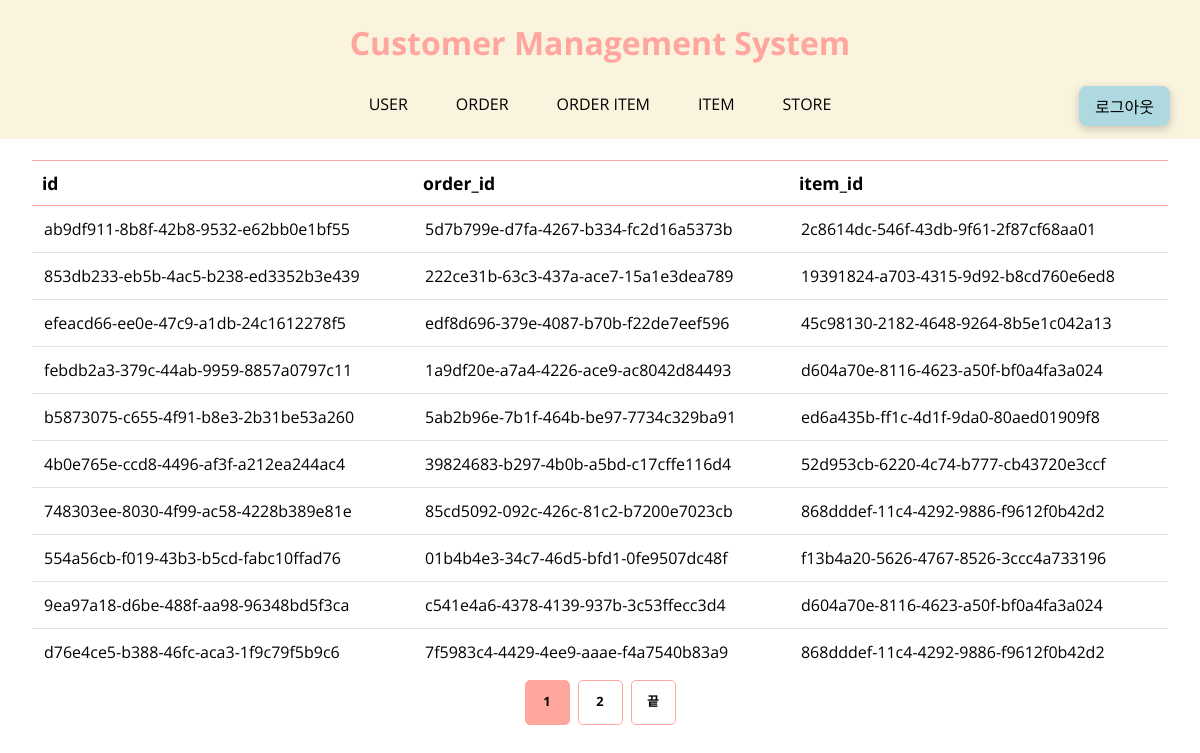
The app's page /order_items/ with its own data.
### tables this page shows
CREATE TABLE "orderitem"(
"Id" TEXT, "OrderId" TEXT, "ItemId" TEXT);

### views/order_items_view.py (the view)
@bp.route('/order_items/')
def order_items():
    page = request.args.get('page', default=1, type=int)
    order_items = get_info('orderitem')
    data = []
    page_data = []
    for order_item in order_items:
        data.append(order_item)
    total_pages = Pagination().get_total_pages(data)
    start_index = Pagination().get_start_index(page)
    end_index = Pagination().get_end_index(start_index)
    page_data = data[start_index:end_index]
    return render_template("order_items.html", order_items = page_data, total_pages = total_pages, current_page = page)

### common/pagination.py (called while the page is built)
    def get_total_pages(self, data):
        total_pages = len(data) // self.PER_PAGE + (len(data) % self.PER_PAGE > 0)
        return total_pages

    def get_start_index(self, page):
        start_index = self.PER_PAGE * (page - 1)
        return start_index

    def get_end_index(self, start_index):
        end_index = start_index + self.PER_PAGE
        return end_index

### db.py (called while the page is built)
def get_info(data_type):
    cursor.execute('select * from {}'.format(data_type))
    results = cursor.fetchall()
    return results

### templates/order_items.html
{% extends "components/layout.html" %} {% block content %} {{ super() }}
<main class="main">
  <table>
    <tr>
      <th align="left">id</th>
      <th align="left">order_id</th>
      <th align="left">item_id</th>
    </tr>
    {% for order_item in order_items %}
    <tr class="table__item hover">
      <td>{{ order_item['Id'] }}</td>
      <td>
        <a class="table__item id" href="{{ url_for('order_item_detail.order_item_detail') }}"
          >{{ order_item['OrderId'] }}</a
        >
      </td>
      <td>
        <a class="table__item id" href="/item_detail/{{ order_item['ItemId'] }}">{{ order_item['ItemId'] }}</a>
      </td>
    </tr>
    {% endfor %}
  </table>
  {% include "components/pagination.html" %}
</main>
{% endblock %}

### static/css/style.css (style rules this page uses)
* { box-sizing: border-box; }
body { margin: 0; font-family: 'Open Sans', sans-serif; }
a { text-decoration: none; color: black; }
.main { margin-top: 160px; margin-bottom: 50px; padding: 0 2rem; }

### static/css/variables.css (style rules this page uses)
:root { --color-primary: var(--color-blue); --color-primary-variant: var(--color-mint); --color-accent: var(--color-pink); --color-accent-variant: var(--color-beige); --color-text: var(--color-black); --color-blue: #aed9e0; --color-mint: #b8f2e6; --color-pink: #ffa69e; --color-beige: #faf3dd; --color-black: #000000; }

### static/css/components/table.css (style rules this page uses)
table { width: 100%; font-size: 1.1rem; border-collapse: collapse; }
th { padding: 10px; border-top: 1px solid var(--color-accent); border-bottom: 1.5px solid var(--color-accent); font-size: 1.1rem; }
.table__item td { padding: 12px; border-top: 1px solid #dee2e6; font-size: 1rem; }

### records on screen
orderitem: Id "ab9df911-8b8f-42b8-9532-e62bb0e1bf55", OrderId "5d7b799e-d7fa-4267-b334-fc2d16a5373b", ItemId "2c8614dc-546f-43db-9f61-2f87cf68aa01"
orderitem: Id "853db233-eb5b-4ac5-b238-ed3352b3e439", OrderId "222ce31b-63c3-437a-ace7-15a1e3dea789", ItemId "19391824-a703-4315-9d92-b8cd760e6ed8"
orderitem: Id "efeacd66-ee0e-47c9-a1db-24c1612278f5", OrderId "edf8d696-379e-4087-b70b-f22de7eef596", ItemId "45c98130-2182-4648-9264-8b5e1c042a13"
orderitem: Id "febdb2a3-379c-44ab-9959-8857a0797c11", OrderId "1a9df20e-a7a4-4226-ace9-ac8042d84493", ItemId "d604a70e-8116-4623-a50f-bf0a4fa3a024"
orderitem: Id "b5873075-c655-4f91-b8e3-2b31be53a260", OrderId "5ab2b96e-7b1f-464b-be97-7734c329ba91", ItemId "ed6a435b-ff1c-4d1f-9da0-80aed01909f8"
orderitem: Id "4b0e765e-ccd8-4496-af3f-a212ea244ac4", OrderId "39824683-b297-4b0b-a5bd-c17cffe116d4", ItemId "52d953cb-6220-4c74-b777-cb43720e3ccf"
orderitem: Id "748303ee-8030-4f99-ac58-4228b389e81e", OrderId "85cd5092-092c-426c-81c2-b7200e7023cb", ItemId "868dddef-11c4-4292-9886-f9612f0b42d2"
orderitem: Id "554a56cb-f019-43b3-b5cd-fabc10ffad76", OrderId "01b4b4e3-34c7-46d5-bfd1-0fe9507dc48f", ItemId "f13b4a20-5626-4767-8526-3ccc4a733196"
orderitem: Id "9ea97a18-d6be-488f-aa98-96348bd5f3ca", OrderId "c541e4a6-4378-4139-937b-3c53ffecc3d4", ItemId "d604a70e-8116-4623-a50f-bf0a4fa3a024"
orderitem: Id "d76e4ce5-b388-46fc-aca3-1f9c79f5b9c6", OrderId "7f5983c4-4429-4ee9-aaae-f4a7540b83a9", ItemId "868dddef-11c4-4292-9886-f9612f0b42d2"

### other values on screen
{{ current_page }} "1"
{{ current_page + 1 }} "2"
